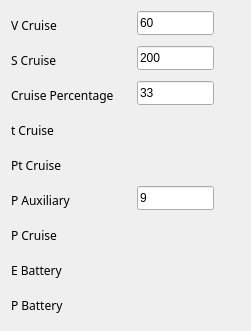
     <widget class="QWidget" name="formLayoutWidget_6">
      <property name="geometry">
       <rect>
        <x>720</x>
        <y>520</y>
        <width>251</width>
        <height>331</height>
       </rect>
      </property>
      <layout class="QFormLayout" name="formLayout_4">
       <item row="1" column="0">
        <widget class="QLabel" name="label_37">
         <property name="minimumSize">
          <size>
           <width>112</width>
           <height>29</height>
          </size>
         </property>
         <property name="maximumSize">
          <size>
           <width>112</width>
           <height>29</height>
          </size>
         </property>
         <property name="font">
          <font>
           <family>Biryani</family>
          </font>
         </property>
         <property name="text">
          <string>V Cruise</string>
         </property>
        </widget>
       </item>
       <item row="1" column="1">
        <widget class="QLineEdit" name="input_v_cruise">
         <property name="minimumSize">
          <size>
           <width>77</width>
           <height>24</height>
          </size>
         </property>
         <property name="maximumSize">
          <size>
           <width>77</width>
           <height>24</height>
          </size>
         </property>
         <property name="text">
          <string>60</string>
         </property>
        </widget>
       </item>
       <item row="2" column="0">
        <widget class="QLabel" name="label_38">
         <property name="minimumSize">
          <size>
           <width>112</width>
           <height>29</height>
          </size>
         </property>
         <property name="maximumSize">
          <size>
           <width>112</width>
           <height>29</height>
          </size>
         </property>
         <property name="font">
          <font>
           <family>Biryani</family>
          </font>
         </property>
         <property name="text">
          <string>S Cruise</string>
         </property>
        </widget>
       </item>
       <item row="2" column="1">
        <widget class="QLineEdit" name="input_s_cruise">
         <property name="minimumSize">
          <size>
           <width>77</width>
           <height>24</height>
          </size>
         </property>
         <property name="maximumSize">
          <size>
           <width>77</width>
           <height>24</height>
          </size>
         </property>
         <property name="text">
          <string>200</string>
         </property>
        </widget>
       </item>
       <item row="3" column="0">
        <widget class="QLabel" name="label_46">
         <property name="minimumSize">
          <size>
           <width>120</width>
           <height>29</height>
          </size>
         </property>
         <property name="maximumSize">
          <size>
           <width>112</width>
           <height>29</height>
          </size>
         </property>
         <property name="font">
          <font>
           <family>Biryani</family>
          </font>
         </property>
         <property name="text">
          <string>Cruise Percentage</string>
         </property>
        </widget>
       </item>
       <item row="3" column="1">
        <widget class="QLineEdit" name="input_cruise_percentage">
         <property name="minimumSize">
          <size>
           <width>77</width>
           <height>24</height>
          </size>
         </property>
         <property name="maximumSize">
          <size>
           <width>77</width>
           <height>24</height>
          </size>
         </property>
         <property name="text">
          <string>33</string>
         </property>
        </widget>
       </item>
       <item row="4" column="0">
        <widget class="QLabel" name="label_49">
         <property name="minimumSize">
          <size>
           <width>112</width>
           <height>29</height>
          </size>
         </property>
         <property name="maximumSize">
          <size>
           <width>112</width>
           <height>29</height>
          </size>
         </property>
         <property name="font">
          <font>
           <family>Biryani</family>
          </font>
         </property>
         <property name="text">
          <string>t Cruise</string>
         </property>
        </widget>
       </item>
       <item row="4" column="1">
        <widget class="QLabel" name="output_t_cruise">
         <property name="minimumSize">
          <size>
           <width>77</width>
           <height>24</height>
          </size>
         </property>
         <property name="maximumSize">
          <size>
           <width>77</width>
           <height>24</height>
          </size>
         </property>
         <property name="font">
          <font>
           <family>MS Shell Dlg 2</family>
          </font>
         </property>
         <property name="frameShape">
          <enum>QFrame::NoFrame</enum>
         </property>
         <property name="text">
          <string/>
         </property>
        </widget>
       </item>
       <item row="5" column="0">
        <widget class="QLabel" name="label_50">
         <property name="minimumSize">
          <size>
           <width>112</width>
           <height>29</height>
          </size>
         </property>
         <property name="maximumSize">
          <size>
           <width>112</width>
           <height>29</height>
          </size>
         </property>
         <property name="font">
          <font>
           <family>Biryani</family>
          </font>
         </property>
         <property name="text">
          <string>Pt Cruise</string>
         </property>
        </widget>
       </item>
       <item row="5" column="1">
        <widget class="QLabel" name="output_pt_cruise">
         <property name="minimumSize">
          <size>
           <width>77</width>
           <height>24</height>
          </size>
         </property>
         <property name="maximumSize">
          <size>
           <width>77</width>
           <height>24</height>
          </size>
         </property>
         <property name="font">
          <font>
           <family>MS Shell Dlg 2</family>
          </font>
         </property>
         <property name="frameShape">
          <enum>QFrame::NoFrame</enum>
         </property>
         <property name="text">
          <string/>
         </property>
        </widget>
       </item>
       <item row="6" column="0">
        <widget class="QLabel" name="label_87">
         <property name="minimumSize">
          <size>
           <width>112</width>
           <height>29</height>
          </size>
         </property>
         <property name="maximumSize">
          <size>
           <width>112</width>
           <height>29</height>
          </size>
         </property>
         <property name="font">
          <font>
           <family>Biryani</family>
          </font>
         </property>
         <property name="text">
          <string>P Auxiliary</string>
         </property>
        </widget>
       </item>
       <item row="7" column="0">
        <widget class="QLabel" name="label_88">
         <property name="minimumSize">
          <size>
           <width>112</width>
           <height>29</height>
          </size>
         </property>
         <property name="maximumSize">
          <size>
           <width>112</width>
           <height>29</height>
          </size>
         </property>
         <property name="font">
          <font>
           <family>Biryani</family>
          </font>
         </property>
         <property name="text">
          <string>P Cruise</string>
         </property>
        </widget>
       </item>
       <item row="6" column="1">
        <widget class="QLineEdit" name="input_p_auxiliary">
         <property name="minimumSize">
          <size>
           <width>77</width>
           <height>24</height>
          </size>
         </property>
         <property name="maximumSize">
          <size>
           <width>77</width>
           <height>24</height>
          </size>
         </property>
         <property name="text">
          <string>9</string>
         </property>
        </widget>
       </item>
       <item row="7" column="1">
        <widget class="QLabel" name="output_p_cruise">
         <property name="minimumSize">
          <size>
           <width>77</width>
           <height>24</height>
          </size>
         </property>
         <property name="maximumSize">
          <size>
           <width>77</width>
           <height>24</height>
          </size>
         </property>
         <property name="font">
          <font>
           <family>MS Shell Dlg 2</family>
          </font>
         </property>
         <property name="frameShape">
          <enum>QFrame::NoFrame</enum>
         </property>
         <property name="text">
          <string/>
         </property>
        </widget>
       </item>
       <item row="8" column="0">
        <widget class="QLabel" name="label_89">
         <property name="minimumSize">
          <size>
           <width>112</width>
           <height>29</height>
          </size>
         </property>
         <property name="maximumSize">
          <size>
           <width>112</width>
           <height>29</height>
          </size>
         </property>
         <property name="font">
          <font>
           <family>Biryani</family>
          </font>
         </property>
         <property name="text">
          <string>E Battery</string>
         </property>
        </widget>
       </item>
       <item row="9" column="0">
        <widget class="QLabel" name="label_90">
         <property name="minimumSize">
          <size>
           <width>112</width>
           <height>29</height>
          </size>
         </property>
         <property name="maximumSize">
          <size>
           <width>112</width>
           <height>29</height>
          </size>
         </property>
         <property name="font">
          <font>
           <family>Biryani</family>
          </font>
         </property>
         <property name="text">
          <string>P Battery</string>
         </property>
        </widget>
       </item>
       <item row="8" column="1">
        <widget class="QLabel" name="output_e_battery">
         <property name="minimumSize">
          <size>
           <width>77</width>
           <height>24</height>
          </size>
         </property>
         <property name="maximumSize">
          <size>
           <width>77</width>
           <height>24</height>
          </size>
         </property>
         <property name="font">
          <font>
           <family>MS Shell Dlg 2</family>
          </font>
         </property>
         <property name="frameShape">
          <enum>QFrame::NoFrame</enum>
         </property>
         <property name="text">
          <string/>
         </property>
        </widget>
       </item>
       <item row="9" column="1">
        <widget class="QLabel" name="output_p_battery">
         <property name="minimumSize">
          <size>
           <width>77</width>
           <height>24</height>
          </size>
         </property>
         <property name="maximumSize">
          <size>
           <width>77</width>
           <height>24</height>
          </size>
         </property>
         <property name="font">
          <font>
           <family>MS Shell Dlg 2</family>
          </font>
         </property>
         <property name="frameShape">
          <enum>QFrame::NoFrame</enum>
         </property>
         <property name="text">
          <string/>
         </property>
        </widget>
       </item>
      </layout>
     </widget>
